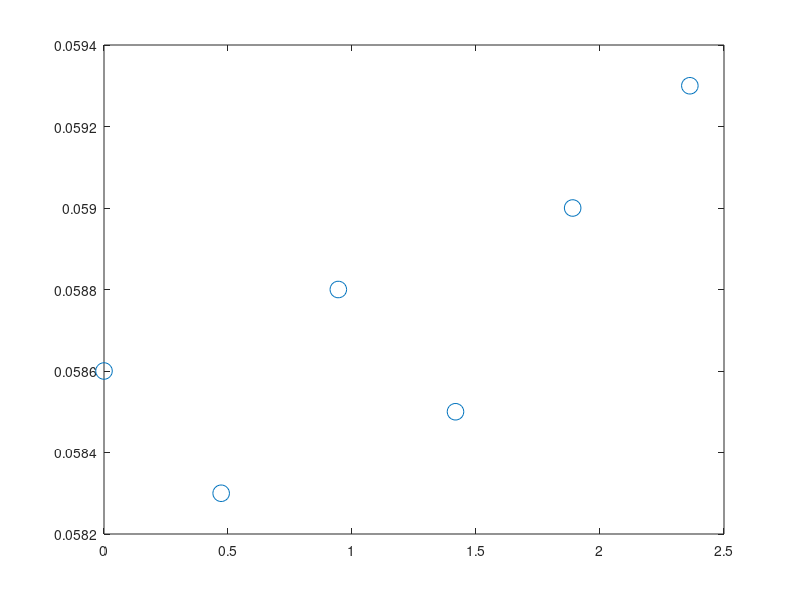

Reproduce this figure in MATLAB. (Note: this script raises an error after producing the figure.)
close all
clear
clc

nm2Bohr = 18.89726125;
Ha2eV = 27.211386245988;

%Chiral angle
omega = @(n,m) acos((2*n+m)/(2*sqrt(n^2+m^2+n*m)));

%===============================================
% Tw_n = Tw_(n-1) + (n-1) * rate ; n = 1,2, ...
%===============================================

% (13,13) CNT
%----------------

H1 = [2.3097769325]/nm2Bohr;
rad1 = 0.875;

omega1 = omega(13,13);

tw_d1 = [2.4166097335E-01; 2.4258525219E-01;2.4350893866E-01;2.4443309635E-01;2.4535720473E-01;2.4628142786E-01]/H1(1);

tw_d1 = tw_d1 - tw_d1(1);

shr_st1 = tw_d1*rad1*100;

me_d1 = [0.0034;0.0082;0.0173;0.0263;0.0346;0.0442];

mh_d1 = -[0.0034;0.0082;0.0172;0.0259;0.0342;0.0438];

ve_d1 = [8.66*1e5];

vh_d1 = [8.95*1e5];

bg_d1 = [0.0006497552;0.0025793338;0.0050977869;0.0075473631;0.0099754528;0.0125705660] * Ha2eV;

[Pm1,Sm1] = polyfit(shr_st1,(me_d1-me_d1(1)),1);
[Pg1,Sg1] = polyfit(shr_st1,(bg_d1-bg_d1(1)),1);

% (20,0) CNT
%----------------

H2 = [4.0012612687]/nm2Bohr;
rad2 = 0.78;

omega2 = omega(20,0);

tw_d2 = [1.5707963268E-01;1.5867974107E-01;1.6027993216E-01;1.6188023681E-01;1.6348050953E-01;1.6508109060E-01]/H2(1);

tw_d2 = tw_d2 - tw_d2(1);

shr_st2 = tw_d2*rad2*100;

me_d2 = [0.0743;0.0772;0.0761;0.0709;0.0741;0.0730];

mh_d2 = -[0.0719;0.0745;0.0734;0.0685;0.0717;0.0711];

ve_d2 = [0];

vh_d2 = [0];

bg_d2 = [0.0177922114;0.0183717523;0.0181456737;0.0171327177;0.0177679752;0.0176048954] * Ha2eV;

Pm2 = polyfit(shr_st2,(me_d2-me_d2(1)),1);
Pg2 = polyfit(shr_st2,(bg_d2-bg_d2(1)),1);

% (16,0) CNT
%----------------

H3 = [4.0023317752]/nm2Bohr;
rad3 = 0.625;

omega3 = omega(16,0);

tw_d3 = [1.9634954085E-01;1.9795047356E-01;1.9955133873E-01;2.0115242157E-01;2.0275347201E-01;2.0435463346E-01]/H3(1);

tw_d3 = tw_d3 - tw_d3(1);

shr_st3 = tw_d3*rad3*100;

me_d3 = [0.0593;0.0590;0.0595;0.0594;0.0598;0.0599];

mh_d3 = -[0.0586;0.0583;0.0588;0.0585;0.0590;0.0593];

ve_d3 = [0];

vh_d3 = [0];

bg_d3 = [0.0205869485;0.0204728694;0.0207437207;0.0206586890;0.0207721590;0.0208740889] * Ha2eV;

Pm3 = polyfit(shr_st3,(me_d3-me_d3(1)),1);
Pg3 = polyfit(shr_st3,(bg_d3-bg_d3(1)),1);

% (27,0) CNT
%----------------

H4 = [4.0019793139]/nm2Bohr;
rad4 = 1.05;

omega4 = omega(27,0);

tw_d4 = [1.1635528347E-01;1.1795607519E-01;1.1955773183E-01;1.2115896609E-01;1.2276071629E-01]/H4(1);%;1.2436320551E-01

tw_d4 = tw_d4 - tw_d4(1);

shr_st4 = tw_d4*rad4*100;

me_d4 = [0.0041;0.0052;0.0050;0.0066;0.0077];%;0.0077

mh_d4 = -[0.0041;0.0052;0.0050;0.0065;0.0077];%;0.0077

ve_d4 = [8.34*1e5];

vh_d4 = [8.47*1e5];

bg_d4 = [0.0009087744;0.0016503023;0.0012836314;0.0017223591;0.0025018397] * Ha2eV;%;0.0019300801

Pm4 = polyfit(shr_st4,(me_d4-me_d4(1)),1);
Pg4 = polyfit(shr_st4,(bg_d4-bg_d4(1)),1);

% (22,11) CNT
%-------------

H5 = [1.5124912124]/nm2Bohr;
rad5 = 1.13;

omega5 = omega(22,11);

tw_d5 = [2.0399952296E-01;2.0460451945E-01;2.04907117E-01;2.0520955054E-01]/H5(1);%;2.0581497183E-01;2.0642016346E-01;2.0702566820E-01

tw_d5 = tw_d5 - tw_d5(1);

shr_st5 = tw_d5*rad5*100;

me_d5 = [0.0433;0.0540;0.0606;0.0622];%;0.0510;0.0450];%;0.0369

mh_d5 = -[0.0432;0.0530;0.0594;0.0612];%;0.0504;0.0450];%;0.0364

ve_d5 = [0];

vh_d5 = [0];

bg_d5 = [0.0118583766;0.0144859116;0.0160;0.0164725983]* Ha2eV;%0.0144009442;0.0115158506;0.0090462582] * Ha2eV; 

Pm5 = polyfit(shr_st5,(me_d5-me_d5(1)),1);
Pg5 = polyfit(shr_st5,(bg_d5-bg_d5(1)),1);

% (18,9) CNT
%-----------

H6 = [1.5130233554]/nm2Bohr;
rad6 = 0.925;

omega6 = omega(18,9);

tw_d6 = [2.4933275028E-01;2.4993795963E-01;2.5054291064E-01;2.5114786009E-01;2.5175292042E-01]/H6(1);%;2.5235795549E-01

tw_d6 = tw_d6 - tw_d6(1);

shr_st6 = tw_d6*rad6*100;

me_d6 = [0.0051;0.0065;0.0150;0.0230;0.0324];%;0.0389

mh_d6 = -[0.0051;0.0065;0.0150;0.0228;0.0322];%;0.0386

ve_d6 = [8.16*1e5];

vh_d6 = [8.10*1e5];

bg_d6 = [0.0011349332;0.0020306156;0.0043571108;0.0063898496;0.0089721109] * Ha2eV;%;

Pm6 = polyfit(shr_st6,(me_d6-me_d6(1)),1);
Pg6 = polyfit(shr_st6,(bg_d6-bg_d6(1)),1);

% Effective mass Vs twist plot
%-----------------------------

figure1 = figure;
box on

hold on
% S1 = plot(shr_st3,me_d3,'d','Marker','o','Markersize',12);S1.MarkerEdgeColor = [0.4940, 0.1840, 0.5560];S1.MarkerFaceColor = [0.4940, 0.1840, 0.5560];
% S2 = plot(shr_st2,me_d2,'d','Marker','p','Markersize',12);S2.MarkerEdgeColor = [0 0.6 0];S2.MarkerFaceColor = [0 0.6 0];
% S3 = plot(shr_st1(2:end),me_d1(2:end),'d','Marker','d','Markersize',12);S3.MarkerEdgeColor = [0 0 1];S3.MarkerFaceColor = [0 0 1];
% S4 = plot(shr_st6(2:end),me_d6(2:end),'d','Marker','h','Markersize',12);S4.MarkerEdgeColor = [1 0 0];S4.MarkerFaceColor = [1 0 0];
% S5 = plot(shr_st4(2:end),me_d4(2:end),'d','Marker','sq','Markersize',12);S5.MarkerEdgeColor = [0.64 0.08 0.18];S5.MarkerFaceColor = [0.64 0.08 0.18];
% S6 = plot(shr_st5,me_d5,'d','Marker','^','Markersize',12);S6.MarkerEdgeColor = [0.95 0.00 0.75];S6.MarkerFaceColor = [0.95 0.00 0.75];

S1 = plot(shr_st3,abs(mh_d3),'d','Marker','o','Markersize',12);S1.MarkerEdgeColor = [0.4940, 0.1840, 0.5560];
S2 = plot(shr_st2,abs(me_d2),'d','Marker','p','Markersize',12);S2.MarkerEdgeColor = [0 0.6 0];
S3 = plot(shr_st1(2:end),abs(mh_d1(2:end)),'d','Marker','d','Markersize',12);S3.MarkerEdgeColor = [0 0 1];
S4 = plot(shr_st6(2:end),abs(mh_d6(2:end)),'d','Marker','h','Markersize',12);S4.MarkerEdgeColor = [1 0 0];
S5 = plot(shr_st4(2:end),abs(mh_d4(2:end)),'d','Marker','sq','Markersize',12);S5.MarkerEdgeColor = [0.64 0.08 0.18];
S6 = plot(shr_st5,abs(mh_d5),'d','Marker','^','Markersize',12);S6.MarkerEdgeColor = [0.95 0.00 0.75];

% Law line

c1 = (Pm1(1)/sin(3*omega1)+Pm5(1)/sin(3*omega5)+Pm6(1)/sin(3*omega6))/3*100
m = @ (m0,st,a) m0 + c1*(st/100)*sin(3*a);

plot(shr_st3,m(me_d3(1),shr_st3,omega3),'color',[0.4940, 0.1840, 0.5560],'LineWidth',1,'LineStyle','-')
plot(shr_st2,m(me_d2(1),shr_st2,omega2),'color',[0 0.6 0],'LineWidth',1,'LineStyle','-')
plot(shr_st1,m(0,shr_st1,omega1),'color',[0 0 1],'LineWidth',1,'LineStyle','-')
plot(shr_st6,m(0,shr_st6,omega6),'color',[1 0 0],'LineWidth',1,'LineStyle','-')
plot(shr_st4,m(me_d4(2),shr_st4,omega4),'color',[0.64 0.08 0.18],'LineWidth',1,'LineStyle','-')
plot(shr_st5,m(me_d5(1),shr_st5,omega5),'color',[0.95 0.00 0.75],'LineWidth',1,'LineStyle','-')

set(gca,'TickLabelInterpreter','LaTex');
set(gca,'XTick',[0 1 2 3],'XMinorTick','on','YTick',[0.00 0.02 0.04 0.06 0.08],'YMinorTick','on','TickLength',[0.018 0.025],'FontName','Times New Roman','FontSize',24);
set(gca,'XTickLabel',num2str(get(gca,'XTick')','%.0f'))
set(gca,'YTickLabel',num2str(get(gca,'YTick')','%.2f'))
%set(gca,'XTickLabel',{'$0.01$', '$0.02$', '$0.04$'});
%set(gca,'YTickLabel',{'$10^{-2}$', '$10^{-1}$', '$10^{0}$'});
xlim([0 3.4]);
ylim([0.00 0.09]);

xlabel('Shear strain (\%)','FontSize',24,'FontName','Times New Roman','Interpreter','LaTex');
ylabel('Effective mass of charge carriers ($m_e$)','FontSize',24,'FontName','Times New Roman','Interpreter','LaTex');



% yyaxis right

% plot(tw_d3,bg_d3,'color',[0.4940, 0.1840, 0.5560],'Marker','o','MarkerFaceColor',[0.4940, 0.1840, 0.5560],'Markersize',12,'LineWidth',1,'LineStyle','-.')
% plot(tw_d2,bg_d2,'color',[0 0.6 0],'Marker','p','MarkerFaceColor',[0 0.6 0],'Markersize',12,'LineWidth',1,'LineStyle','-.')
% plot(tw_d1,bg_d1,'color',[0 0 1],'Marker','d','MarkerFaceColor',[0 0 1],'Markersize',12,'LineWidth',1,'LineStyle','-.')
% plot(tw_d6,bg_d6,'color',[1 0 0],'Marker','h','MarkerFaceColor',[1 0 0],'Markersize',12,'LineWidth',1,'LineStyle','-.')
% plot(tw_d4,bg_d4,'color',[0.64 0.08 0.18],'Marker','sq','MarkerFaceColor',[0.64, 0.08, 0.18],'Markersize',12,'LineWidth',1,'LineStyle','-.')
% plot(tw_d5,bg_d5,'color',[0.95 0.00 0.75],'Marker','^','MarkerFaceColor',[0.95 0.00 0.75],'Markersize',12,'LineWidth',1,'LineStyle','-.')

% set(gca,'TickLabelInterpreter','LaTex');
% set(gca,'Ycolor',[0 0 0],'YTick',[0.0 0.1 0.2 0.3 0.4 0.5 0.6],'YMinorTick','on','TickLength',[0.018 0.025],'FontName','Times New Roman','FontSize',20);
% set(gca,'YTickLabel',num2str(get(gca,'YTick')','%.1f'))
% ylim([0.0 0.65]);

% ylabel('Bandgap (eV)','FontSize',20,'FontName','Times New Roman','Interpreter','LaTex');






legend1 = legend('$(16,0)$','$(20,0)$','$(13,13)$','$(18,9)$','$(27,0)$','$(22,11)$','Location','North','Orientation','Horizontal');
set(legend1,'fontsize',20,'FontName','Times New Roman','Interpreter','LaTex');

%str = 'Slope = 2.0';
%dim = [.2 .58 .3 .3];
%annotation('textbox',dim,'String',str,'FitBoxToText','on');

set(figure1,'Units','Inches');
pos = get(figure1,'Position');
set(figure1,'PaperPosition',[pos(1) pos(2) pos(3)*1.4 pos(4)*1.2],'PaperPositionMode','manual','PaperUnits','Inches','PaperSize',[4,2])
saveas(gcf,'effectivemassVstwist_small','epsc')
hold off


figure2 = figure;
box on

hold on

S1 = plot(shr_st3,bg_d3,'d','Marker','o','Markersize',12);S1.MarkerEdgeColor = [0.4940, 0.1840, 0.5560];
S2 = plot(shr_st2,bg_d2,'d','Marker','p','Markersize',12);S2.MarkerEdgeColor = [0 0.6 0];
S3 = plot(shr_st1,bg_d1,'d','Marker','d','Markersize',12);S3.MarkerEdgeColor = [0 0 1];
S4 = plot(shr_st6,bg_d6,'d','Marker','h','Markersize',12);S4.MarkerEdgeColor = [1 0 0];
S5 = plot(shr_st4,bg_d4,'d','Marker','sq','Markersize',12);S5.MarkerEdgeColor = [0.64 0.08 0.18];
S6 = plot(shr_st5,bg_d5,'d','Marker','^','Markersize',12);S6.MarkerEdgeColor = [0.95 0.00 0.75];

t0 = (Pg1(1)/sin(3*omega1)+Pg5(1)/sin(3*omega5)+Pg6(1)/sin(3*omega6))/3/3*100
bg = @ (bg0,st,a) bg0 + 3*t0*(st/100)*sin(3*a);

plot(shr_st3,bg(bg_d3(1),shr_st3,omega3),'color',[0.4940, 0.1840, 0.5560],'LineWidth',1,'LineStyle','-')
plot(shr_st2,bg(bg_d2(1),shr_st2,omega2),'color',[0 0.6 0],'LineWidth',1,'LineStyle','-')
plot(shr_st1,bg(bg_d1(1),shr_st1,omega1),'color',[0 0 1],'LineWidth',1,'LineStyle','-')
plot(shr_st6,bg(0.01,shr_st6,omega6),'color',[1 0 0],'LineWidth',1,'LineStyle','-')
plot(shr_st4,bg(bg_d4(1),shr_st4,omega4),'color',[0.64 0.08 0.18],'LineWidth',1,'LineStyle','-')
plot(shr_st5,bg(bg_d5(1),shr_st5,omega5),'color',[0.95 0.00 0.75],'LineWidth',1,'LineStyle','-')


set(gca,'TickLabelInterpreter','LaTex');
set(gca,'Ycolor',[0 0 0],'YTick',[0.0 0.1 0.2 0.3 0.4 0.5 0.6],'YMinorTick','on','TickLength',[0.018 0.025],'FontName','Times New Roman','FontSize',24);
set(gca,'YTickLabel',num2str(get(gca,'YTick')','%.1f'))
ylim([0.0 0.65]);



set(gca,'XTick',[0 1 2 3],'XMinorTick','on','TickLength',[0.018 0.025],'FontName','Times New Roman','FontSize',24);
set(gca,'XTickLabel',num2str(get(gca,'XTick')','%.0f'))
xlim([0 3.4]);

xlabel('Shear strain (\%)','FontSize',24,'FontName','Times New Roman','Interpreter','LaTex');
ylabel('Bandgap (eV)','FontSize',24,'FontName','Times New Roman','Interpreter','LaTex');


legend2 = legend('$(16,0)$','$(20,0)$','$(13,13)$','$(18,9)$','$(27,0)$','$(22,11)$','Location','North','Orientation','Horizontal');
set(legend2,'fontsize',20,'FontName','Times New Roman','Interpreter','LaTex');

%str = 'Slope = 2.0';
%dim = [.2 .58 .3 .3];
%annotation('textbox',dim,'String',str,'FitBoxToText','on');

set(figure2,'Units','Inches');
pos = get(figure2,'Position');
set(figure2,'PaperPosition',[pos(1) pos(2) pos(3)*1.4 pos(4)*1.2],'PaperPositionMode','manual','PaperUnits','Inches','PaperSize',[4,2])
saveas(gcf,'bandgapVstwist_small','epsc')
hold off
